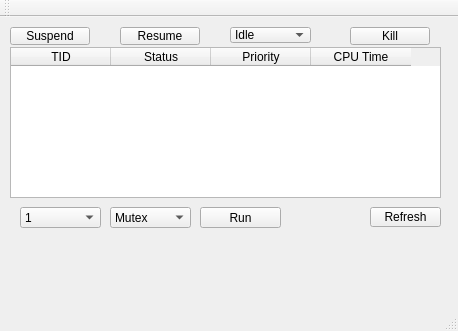
<?xml version="1.0" encoding="UTF-8"?>
<ui version="4.0">
 <class>threadsManagerClass</class>
 <widget class="QMainWindow" name="threadsManagerClass">
  <property name="geometry">
   <rect>
    <x>0</x>
    <y>0</y>
    <width>458</width>
    <height>331</height>
   </rect>
  </property>
  <property name="windowTitle">
   <string>threadsManager</string>
  </property>
  <widget class="QWidget" name="centralWidget">
   <widget class="QTableWidget" name="tableWidget">
    <property name="geometry">
     <rect>
      <x>10</x>
      <y>30</y>
      <width>431</width>
      <height>151</height>
     </rect>
    </property>
    <property name="locale">
     <locale language="English" country="UnitedStates"/>
    </property>
    <property name="editTriggers">
     <set>QAbstractItemView::EditTrigger::NoEditTriggers</set>
    </property>
    <property name="selectionBehavior">
     <enum>QAbstractItemView::SelectionBehavior::SelectRows</enum>
    </property>
    <column>
     <property name="text">
      <string>TID</string>
     </property>
    </column>
    <column>
     <property name="text">
      <string>Status</string>
     </property>
    </column>
    <column>
     <property name="text">
      <string>Priority</string>
     </property>
    </column>
    <column>
     <property name="text">
      <string>CPU Time</string>
     </property>
    </column>
   </widget>
   <widget class="QPushButton" name="suspendButton">
    <property name="geometry">
     <rect>
      <x>10</x>
      <y>10</y>
      <width>80</width>
      <height>18</height>
     </rect>
    </property>
    <property name="text">
     <string>Suspend</string>
    </property>
   </widget>
   <widget class="QComboBox" name="priorityComboBox">
    <property name="geometry">
     <rect>
      <x>230</x>
      <y>10</y>
      <width>81</width>
      <height>16</height>
     </rect>
    </property>
    <property name="currentText">
     <string>Idle</string>
    </property>
    <item>
     <property name="text">
      <string>Idle</string>
     </property>
    </item>
    <item>
     <property name="text">
      <string>Below Normal</string>
     </property>
    </item>
    <item>
     <property name="text">
      <string>Normal</string>
     </property>
    </item>
    <item>
     <property name="text">
      <string>Above Normal</string>
     </property>
    </item>
    <item>
     <property name="text">
      <string>High</string>
     </property>
    </item>
    <item>
     <property name="text">
      <string>Realtime</string>
     </property>
    </item>
   </widget>
   <widget class="QComboBox" name="numOfThreadsComboBox">
    <property name="geometry">
     <rect>
      <x>20</x>
      <y>190</y>
      <width>81</width>
      <height>21</height>
     </rect>
    </property>
    <property name="currentText">
     <string>1</string>
    </property>
    <item>
     <property name="text">
      <string>1</string>
     </property>
    </item>
    <item>
     <property name="text">
      <string>2</string>
     </property>
    </item>
    <item>
     <property name="text">
      <string>4</string>
     </property>
    </item>
    <item>
     <property name="text">
      <string>8</string>
     </property>
    </item>
    <item>
     <property name="text">
      <string>16</string>
     </property>
    </item>
   </widget>
   <widget class="QPushButton" name="runButton">
    <property name="geometry">
     <rect>
      <x>200</x>
      <y>190</y>
      <width>81</width>
      <height>21</height>
     </rect>
    </property>
    <property name="text">
     <string>Run</string>
    </property>
   </widget>
   <widget class="QPushButton" name="resumeButton">
    <property name="geometry">
     <rect>
      <x>120</x>
      <y>10</y>
      <width>80</width>
      <height>18</height>
     </rect>
    </property>
    <property name="text">
     <string>Resume</string>
    </property>
   </widget>
   <widget class="QPushButton" name="killButton">
    <property name="geometry">
     <rect>
      <x>350</x>
      <y>10</y>
      <width>80</width>
      <height>18</height>
     </rect>
    </property>
    <property name="text">
     <string>Kill</string>
    </property>
   </widget>
   <widget class="QComboBox" name="chooseSyncComboBox">
    <property name="geometry">
     <rect>
      <x>110</x>
      <y>190</y>
      <width>81</width>
      <height>21</height>
     </rect>
    </property>
    <property name="currentText">
     <string>Mutex</string>
    </property>
    <item>
     <property name="text">
      <string>Mutex</string>
     </property>
    </item>
    <item>
     <property name="text">
      <string>Semaphore</string>
     </property>
    </item>
    <item>
     <property name="text">
      <string>Waiting funtions</string>
     </property>
    </item>
    <item>
     <property name="text">
      <string>No sync</string>
     </property>
    </item>
   </widget>
   <widget class="QLabel" name="refreshLabel">
    <property name="geometry">
     <rect>
      <x>10</x>
      <y>220</y>
      <width>101</width>
      <height>20</height>
     </rect>
    </property>
    <property name="text">
     <string/>
    </property>
   </widget>
   <widget class="QPushButton" name="reloadButton">
    <property name="geometry">
     <rect>
      <x>370</x>
      <y>190</y>
      <width>71</width>
      <height>20</height>
     </rect>
    </property>
    <property name="text">
     <string>Refresh</string>
    </property>
   </widget>
  </widget>
  <widget class="QMenuBar" name="menuBar">
   <property name="geometry">
    <rect>
     <x>0</x>
     <y>0</y>
     <width>458</width>
     <height>21</height>
    </rect>
   </property>
  </widget>
  <widget class="QToolBar" name="mainToolBar">
   <attribute name="toolBarArea">
    <enum>TopToolBarArea</enum>
   </attribute>
   <attribute name="toolBarBreak">
    <bool>false</bool>
   </attribute>
  </widget>
  <widget class="QStatusBar" name="statusBar"/>
 </widget>
 <layoutdefault spacing="6" margin="11"/>
 <resources>
  <include location="threadsManager.qrc"/>
 </resources>
 <connections/>
</ui>
